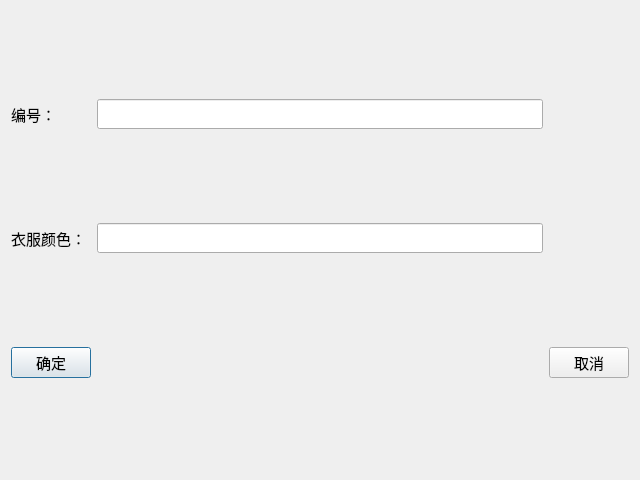
<?xml version="1.0" encoding="UTF-8"?>
<ui version="4.0">
 <class>dlgAddClothesOtherAttributes</class>
 <widget class="QDialog" name="dlgAddClothesOtherAttributes">
  <property name="geometry">
   <rect>
    <x>0</x>
    <y>0</y>
    <width>640</width>
    <height>480</height>
   </rect>
  </property>
  <property name="font">
   <font>
    <family>微软雅黑</family>
    <pointsize>11</pointsize>
   </font>
  </property>
  <property name="windowTitle">
   <string>添加衣服其他属性</string>
  </property>
  <layout class="QGridLayout" name="gridLayout">
   <item row="4" column="0">
    <widget class="QPushButton" name="BtnEnter">
     <property name="minimumSize">
      <size>
       <width>0</width>
       <height>30</height>
      </size>
     </property>
     <property name="font">
      <font>
       <family>微软雅黑</family>
       <pointsize>11</pointsize>
      </font>
     </property>
     <property name="text">
      <string>确定</string>
     </property>
    </widget>
   </item>
   <item row="0" column="3">
    <widget class="QLineEdit" name="LeID">
     <property name="font">
      <font>
       <family>微软雅黑</family>
       <pointsize>11</pointsize>
      </font>
     </property>
     <property name="placeholderText">
      <string/>
     </property>
    </widget>
   </item>
   <item row="4" column="3">
    <spacer name="horizontalSpacer">
     <property name="font">
      <font>
       <family>微软雅黑</family>
       <pointsize>11</pointsize>
      </font>
     </property>
     <property name="orientation">
      <enum>Qt::Horizontal</enum>
     </property>
     <property name="sizeHint" stdset="0">
      <size>
       <width>40</width>
       <height>20</height>
      </size>
     </property>
    </spacer>
   </item>
   <item row="1" column="3">
    <widget class="QLineEdit" name="LeText">
     <property name="font">
      <font>
       <family>微软雅黑</family>
       <pointsize>11</pointsize>
      </font>
     </property>
    </widget>
   </item>
   <item row="1" column="0">
    <widget class="QLabel" name="LBText">
     <property name="font">
      <font>
       <family>微软雅黑</family>
       <pointsize>11</pointsize>
      </font>
     </property>
     <property name="text">
      <string>衣服颜色：</string>
     </property>
    </widget>
   </item>
   <item row="0" column="0">
    <widget class="QLabel" name="LBID">
     <property name="font">
      <font>
       <family>微软雅黑</family>
       <pointsize>11</pointsize>
      </font>
     </property>
     <property name="text">
      <string>编号：</string>
     </property>
    </widget>
   </item>
   <item row="4" column="4">
    <widget class="QPushButton" name="BtnCancel">
     <property name="minimumSize">
      <size>
       <width>0</width>
       <height>30</height>
      </size>
     </property>
     <property name="font">
      <font>
       <family>微软雅黑</family>
       <pointsize>11</pointsize>
      </font>
     </property>
     <property name="text">
      <string>取消</string>
     </property>
    </widget>
   </item>
  </layout>
 </widget>
 <resources/>
 <connections/>
</ui>
